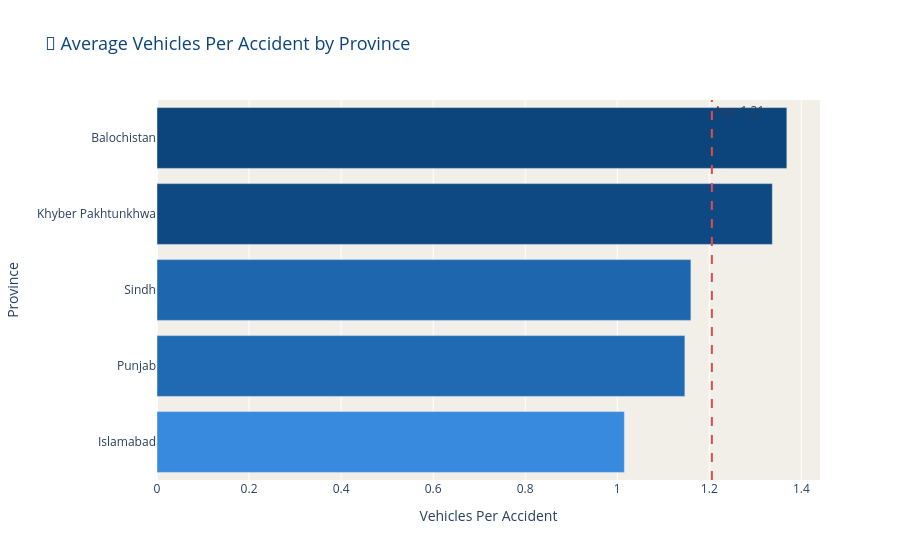

Notebook code cell kept with this figure:
### Code cell
# Chart 12 — Average Vehicles Per Accident by Province
df_vpa = df_provinces.groupby('Province')['Vehicles_Per_Accident'].mean().reset_index()
df_vpa = df_vpa.sort_values('Vehicles_Per_Accident', ascending=True)

fig = px.bar(
    df_vpa,
    x='Vehicles_Per_Accident',
    y='Province',
    orientation='h',
    title='🚗 Average Vehicles Per Accident by Province',
    color='Vehicles_Per_Accident',
    color_continuous_scale=[[0, SKY], [0.5, BLUE], [1, NAVY]],
)

fig.update_layout(
    plot_bgcolor=OFF_WHITE,
    paper_bgcolor='white',
    title_font=dict(size=18, color=NAVY),
    xaxis_title='Vehicles Per Accident',
    yaxis_title='Province',
    coloraxis_showscale=False,
    hovermode='y unified'
)

# Add average line
avg_vpa = df_vpa['Vehicles_Per_Accident'].mean()
fig.add_vline(x=avg_vpa, line_dash='dash', line_color=RED,
              annotation_text=f'Avg: {avg_vpa:.2f}',
              annotation_position='top right')

fig.show()
print("✅ Chart 12 done")

### Figure 1 — Plotly figure (JSON) as saved in the notebook; plotly's stock layout.template omitted (floating-point values rounded to 4 significant figures)
{"data": [{"hovertemplate": "Vehicles_Per_Accident=%{marker.color}<br>Province=%{y}<extra></extra>", "legendgroup": "", "marker": {"color": [1.015, 1.147, 1.16, 1.337, 1.368], "coloraxis": "coloraxis", "pattern": {"shape": ""}}, "name": "", "orientation": "h", "showlegend": false, "textposition": "auto", "type": "bar", "x": [1.015, 1.147, 1.16, 1.337, 1.368], "xaxis": "x", "y": ["Islamabad", "Punjab", "Sindh", "Khyber Pakhtunkhwa", "Balochistan"], "yaxis": "y"}], "layout": {"annotations": [{"showarrow": false, "text": "Avg: 1.21", "x": 1.206, "xanchor": "left", "xref": "x", "y": 1, "yanchor": "top", "yref": "y domain"}], "barmode": "relative", "coloraxis": {"colorbar": {"title": {"text": "Vehicles_Per_Accident"}}, "colorscale": [[0, "#378ADD"], [0.5, "#185FA5"], [1, "#0C447C"]], "showscale": false}, "hovermode": "y unified", "legend": {"tracegroupgap": 0}, "paper_bgcolor": "white", "plot_bgcolor": "#F1EFE8", "shapes": [{"line": {"color": "#E24B4A", "dash": "dash"}, "type": "line", "x0": 1.206, "x1": 1.206, "xref": "x", "y0": 0, "y1": 1, "yref": "y domain"}], "title": {"font": {"color": "#0C447C", "size": 18}, "text": "🚗 Average Vehicles Per Accident by Province"}, "xaxis": {"anchor": "y", "domain": [0, 1], "title": {"text": "Vehicles Per Accident"}}, "yaxis": {"anchor": "x", "domain": [0, 1], "title": {"text": "Province"}}}}
